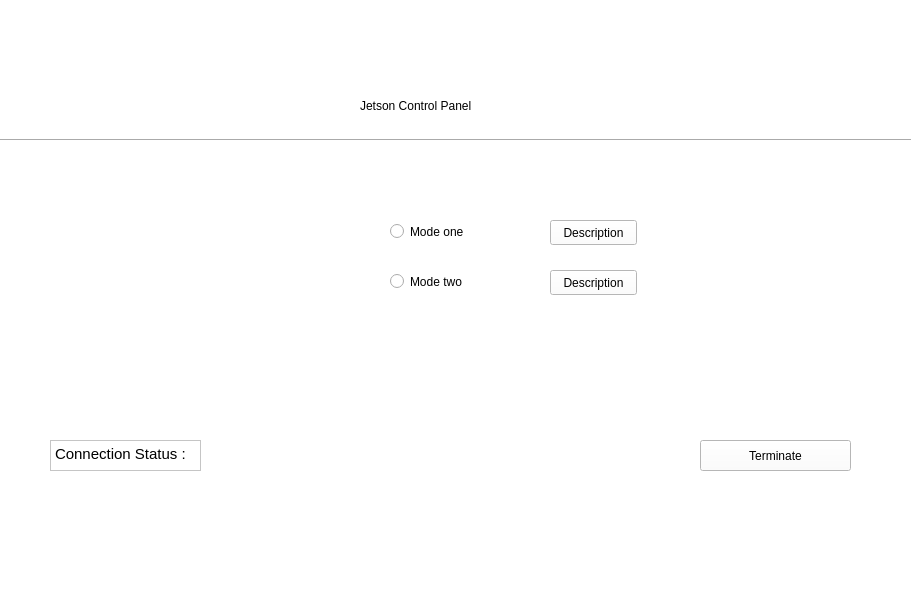
<?xml version="1.0" encoding="UTF-8"?>
<ui version="4.0">
 <class>MainWindow</class>
 <widget class="QMainWindow" name="MainWindow">
  <property name="geometry">
   <rect>
    <x>0</x>
    <y>0</y>
    <width>911</width>
    <height>600</height>
   </rect>
  </property>
  <property name="minimumSize">
   <size>
    <width>911</width>
    <height>0</height>
   </size>
  </property>
  <property name="windowTitle">
   <string>MainWindow</string>
  </property>
  <property name="styleSheet">
   <string notr="true">background-color: rgb(255, 255, 255);</string>
  </property>
  <widget class="QWidget" name="centralwidget">
   <widget class="QLabel" name="label">
    <property name="geometry">
     <rect>
      <x>360</x>
      <y>90</y>
      <width>221</width>
      <height>31</height>
     </rect>
    </property>
    <property name="styleSheet">
     <string notr="true">font: 25 17pt &quot;Ubuntu&quot;;</string>
    </property>
    <property name="text">
     <string>Jetson Control Panel</string>
    </property>
   </widget>
   <widget class="QLabel" name="label_pic_1">
    <property name="geometry">
     <rect>
      <x>400</x>
      <y>350</y>
      <width>151</width>
      <height>121</height>
     </rect>
    </property>
    <property name="styleSheet">
     <string notr="true">background-color: rgb(255, 255, 255);</string>
    </property>
    <property name="text">
     <string/>
    </property>
   </widget>
   <widget class="QPushButton" name="pushButton_2">
    <property name="geometry">
     <rect>
      <x>550</x>
      <y>220</y>
      <width>87</width>
      <height>25</height>
     </rect>
    </property>
    <property name="text">
     <string>Description</string>
    </property>
   </widget>
   <widget class="QPushButton" name="pushButton">
    <property name="geometry">
     <rect>
      <x>550</x>
      <y>270</y>
      <width>87</width>
      <height>25</height>
     </rect>
    </property>
    <property name="text">
     <string>Description</string>
    </property>
   </widget>
   <widget class="Line" name="line">
    <property name="geometry">
     <rect>
      <x>-90</x>
      <y>130</y>
      <width>1111</width>
      <height>20</height>
     </rect>
    </property>
    <property name="orientation">
     <enum>Qt::Horizontal</enum>
    </property>
   </widget>
   <widget class="QPushButton" name="pushButton_3">
    <property name="geometry">
     <rect>
      <x>700</x>
      <y>440</y>
      <width>151</width>
      <height>31</height>
     </rect>
    </property>
    <property name="text">
     <string>Terminate</string>
    </property>
   </widget>
   <widget class="QTextBrowser" name="textBrowser">
    <property name="geometry">
     <rect>
      <x>50</x>
      <y>440</y>
      <width>151</width>
      <height>31</height>
     </rect>
    </property>
    <property name="html">
     <string>&lt;!DOCTYPE HTML PUBLIC &quot;-//W3C//DTD HTML 4.0//EN&quot; &quot;http://www.w3.org/TR/REC-html40/strict.dtd&quot;&gt;
&lt;html&gt;&lt;head&gt;&lt;meta name=&quot;qrichtext&quot; content=&quot;1&quot; /&gt;&lt;style type=&quot;text/css&quot;&gt;
p, li { white-space: pre-wrap; }
&lt;/style&gt;&lt;/head&gt;&lt;body style=&quot; font-family:'Ubuntu'; font-size:11pt; font-weight:400; font-style:normal;&quot;&gt;
&lt;p style=&quot; margin-top:12px; margin-bottom:12px; margin-left:0px; margin-right:0px; -qt-block-indent:0; text-indent:0px;&quot;&gt;Connection Status :&lt;/p&gt;&lt;/body&gt;&lt;/html&gt;</string>
    </property>
   </widget>
   <widget class="QLabel" name="tick">
    <property name="geometry">
     <rect>
      <x>220</x>
      <y>430</y>
      <width>41</width>
      <height>41</height>
     </rect>
    </property>
    <property name="text">
     <string/>
    </property>
   </widget>
   <widget class="QRadioButton" name="radioButton_1">
    <property name="geometry">
     <rect>
      <x>390</x>
      <y>220</y>
      <width>142</width>
      <height>23</height>
     </rect>
    </property>
    <property name="styleSheet">
     <string notr="true"/>
    </property>
    <property name="text">
     <string>Mode one</string>
    </property>
   </widget>
   <widget class="QRadioButton" name="radioButton_2">
    <property name="geometry">
     <rect>
      <x>390</x>
      <y>270</y>
      <width>141</width>
      <height>23</height>
     </rect>
    </property>
    <property name="text">
     <string>Mode two</string>
    </property>
   </widget>
   <widget class="QLabel" name="shut_down">
    <property name="geometry">
     <rect>
      <x>650</x>
      <y>430</y>
      <width>41</width>
      <height>41</height>
     </rect>
    </property>
    <property name="text">
     <string/>
    </property>
   </widget>
   <widget class="QLabel" name="stream">
    <property name="geometry">
     <rect>
      <x>340</x>
      <y>210</y>
      <width>41</width>
      <height>41</height>
     </rect>
    </property>
    <property name="text">
     <string/>
    </property>
   </widget>
   <widget class="QLabel" name="pano">
    <property name="geometry">
     <rect>
      <x>350</x>
      <y>260</y>
      <width>31</width>
      <height>31</height>
     </rect>
    </property>
    <property name="text">
     <string/>
    </property>
   </widget>
   <widget class="QLabel" name="app_logo">
    <property name="geometry">
     <rect>
      <x>410</x>
      <y>0</y>
      <width>111</width>
      <height>81</height>
     </rect>
    </property>
    <property name="text">
     <string/>
    </property>
   </widget>
  </widget>
  <widget class="QMenuBar" name="menubar">
   <property name="geometry">
    <rect>
     <x>0</x>
     <y>0</y>
     <width>911</width>
     <height>22</height>
    </rect>
   </property>
  </widget>
  <widget class="QStatusBar" name="statusbar"/>
 </widget>
 <resources/>
 <connections/>
</ui>
